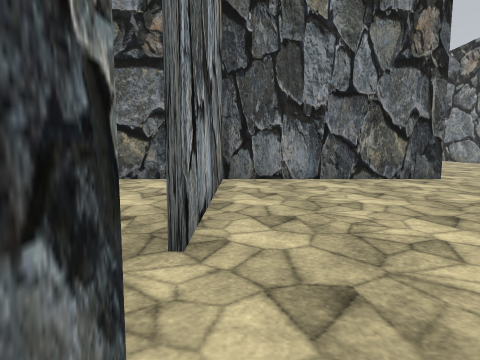
[1] (above)

23 first-person views from a walk through a 3-D level made in the Unity game engine. The camera is 1.3 m above the floor, tilts 6° down and sees 75° across. The floor is counted in squares, 1.6 m on a side. Each view is taken from the middle of a square. On the plan, view 1 faces up. The plan holds only what a view shows up to about 11 squares ahead; the rest is blank. The place goes on beyond the plan. The player is left out. Some surface patterns are stand-ins.

[2]
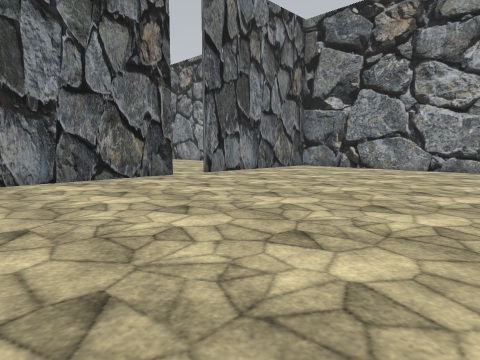

[3]
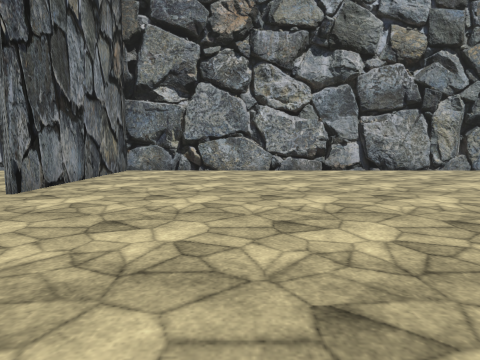

[4]
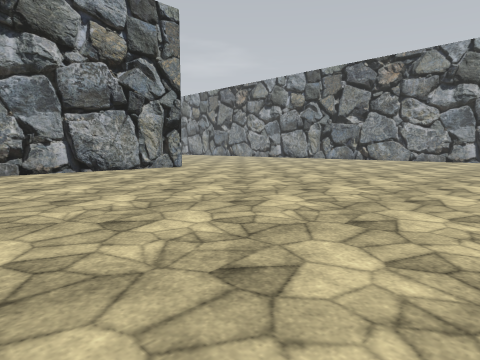

[5]
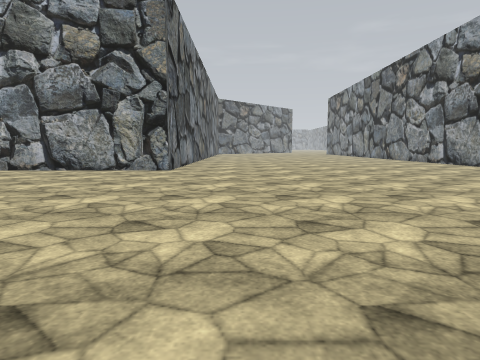

[6]
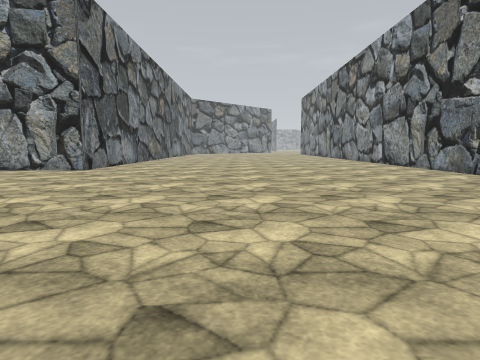

[7]
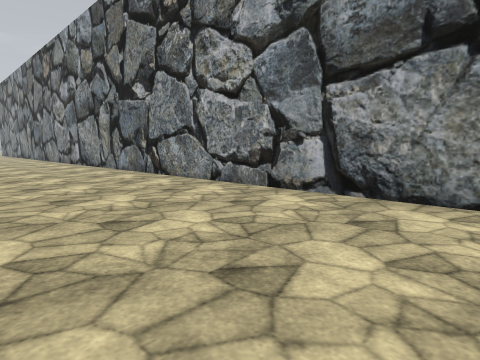

[8]
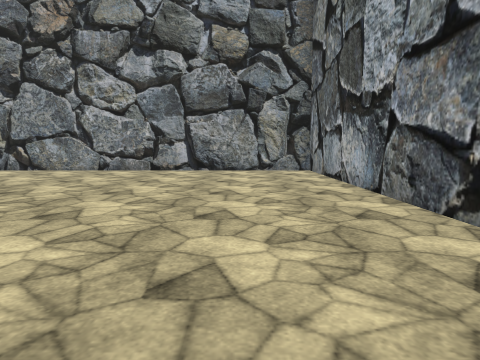

[9]
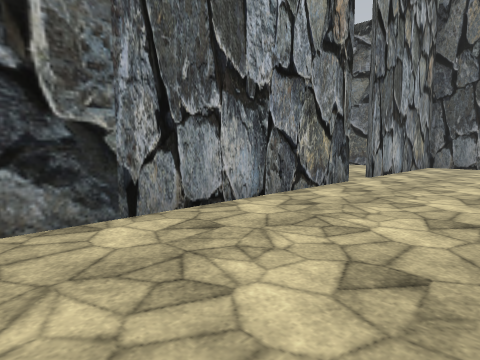

[10]
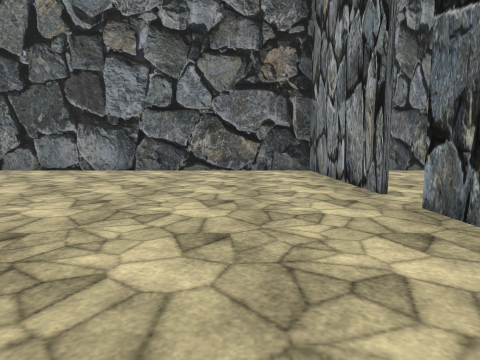

[11]
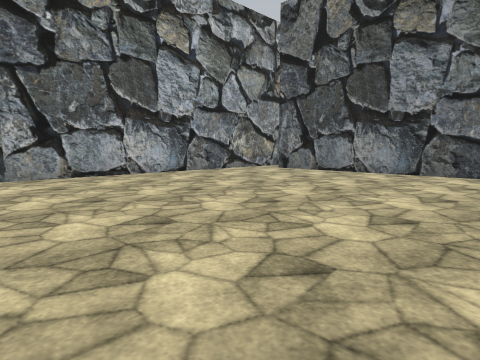

[12]
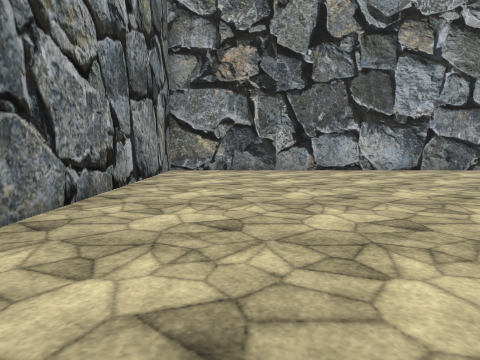

[13]
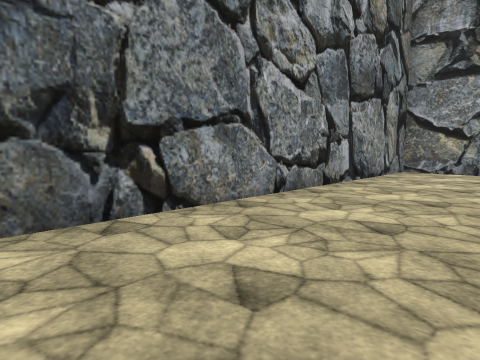

[14]
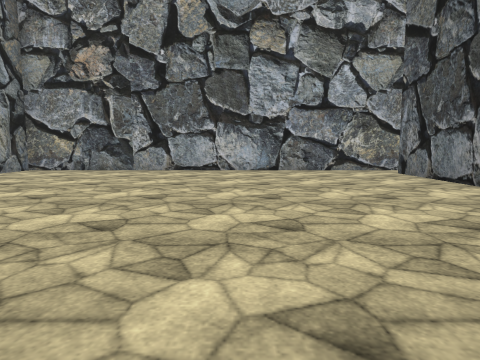

[15]
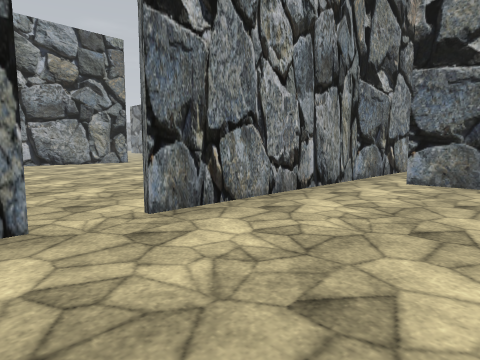

[16]
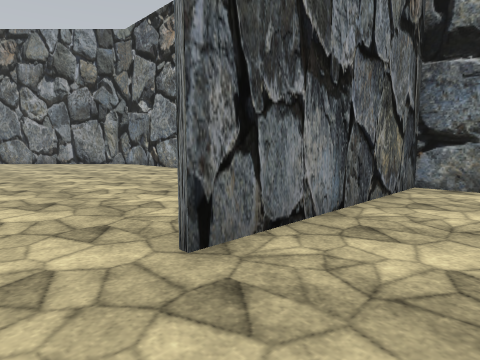

[17]
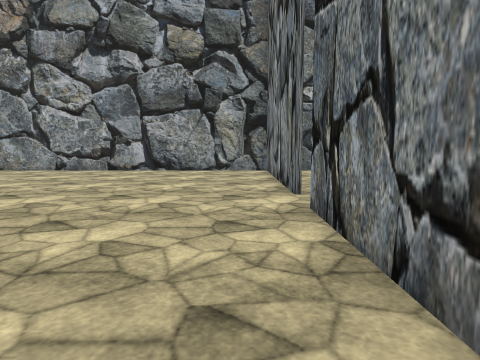

[18]
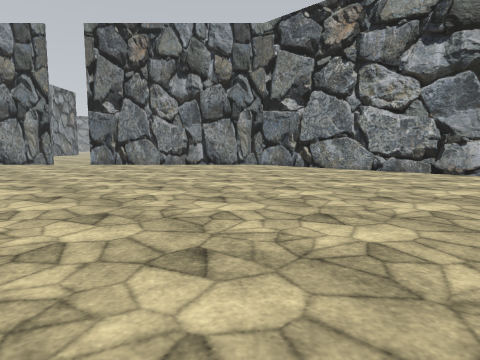

[19]
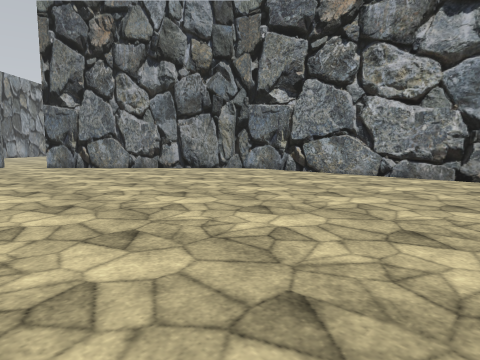

[20]
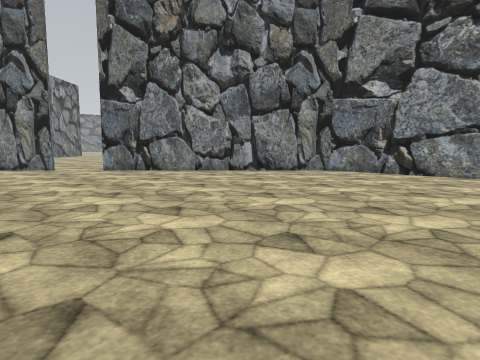

[21]
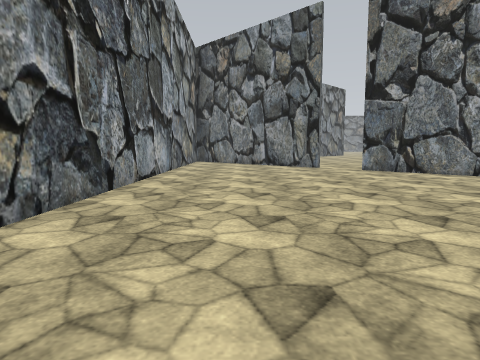

[22]
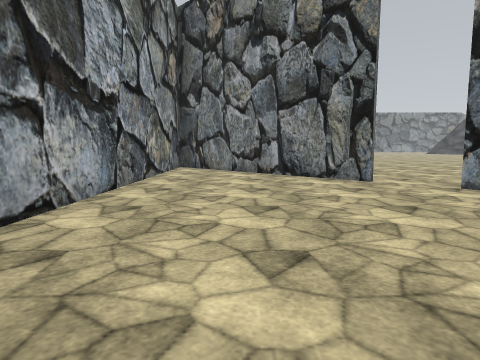

[23]
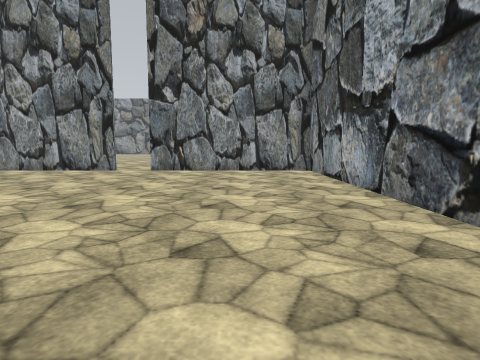

### Floor plan
Points are (right, up) in squares from view 1. A wall is a line through its corners. A room is listed if a view was taken in it or the views show most of it. See-through windows are left out.
Room 1 (views 1, 2, 3, 4, 5, 6, 7, 8, 9, 16)
walls: (11.9, -4.6) (11.9, 8.1); (-0.4, -9.1) (-0.4, -16.9) (12.1, -16.9); (-0.4, 1.1) (-0.4, -5.6); (5.3, 7.9) (-1, 7.9); (12, 7.9) (6.4, 7.9); (-0.4, 7.8) (-0.4, 2.4)
ways out: opening at (-1, 2) to room 2; opening at (6, 8) to room 3
Room 2 (views 10, 11, 12, 13, 14, 15)
walls: (-0.6, 2.2) (-0.6, 8.1); (-1, 7.9) (-11.7, 7.9); (-13, 8.6) (-13, -4.4) (-1.7, -4.4); (-0.6, -4.9) (-0.6, 1.1)
ways out: opening at (-1, 2) to room 1; opening at (-12, 8); gap at (-2, -5)
Room 3 (views 17, 18, 19, 20, 21, 22, 23)
walls: (-0.4, 15.9) (-0.4, 8.1); (5.1, 27.3) (1.3, 31.1); (6.3, 8.1) (11.9, 8.1) (11.9, 20.5) (6.3, 26.1); (-0.6, 8.1) (5.1, 8.1); (-0.4, 31) (-0.4, 18.1)
ways out: opening at (6, 8) to room 1; opening at (6.5, 27)

Positions as (right, up) in squares from view 1, and headings:
1: (0, 0), facing up
2: (0, 0), facing up-right
3: (1, 4), facing right
4: (1, 3), facing down-right
5: (1, -7), facing right
6: (1, -10), facing right
7: (1, -12), facing down-right
8: (2, -6), facing down
9: (3, -6), facing up-left
10: (-3, -3), facing up
11: (-4, -2), facing up-left
12: (-2, -2), facing left
13: (-2, -1), facing down-left
14: (-2, 3), facing left
15: (-4, 3), facing down-right
16: (5, 6), facing up-right
17: (1, 9), facing right
18: (1, 11), facing up-right
19: (3, 12), facing up-right
20: (2, 15), facing up-right
21: (2, 15), facing up
22: (2, 20), facing up
23: (2, 19), facing down
